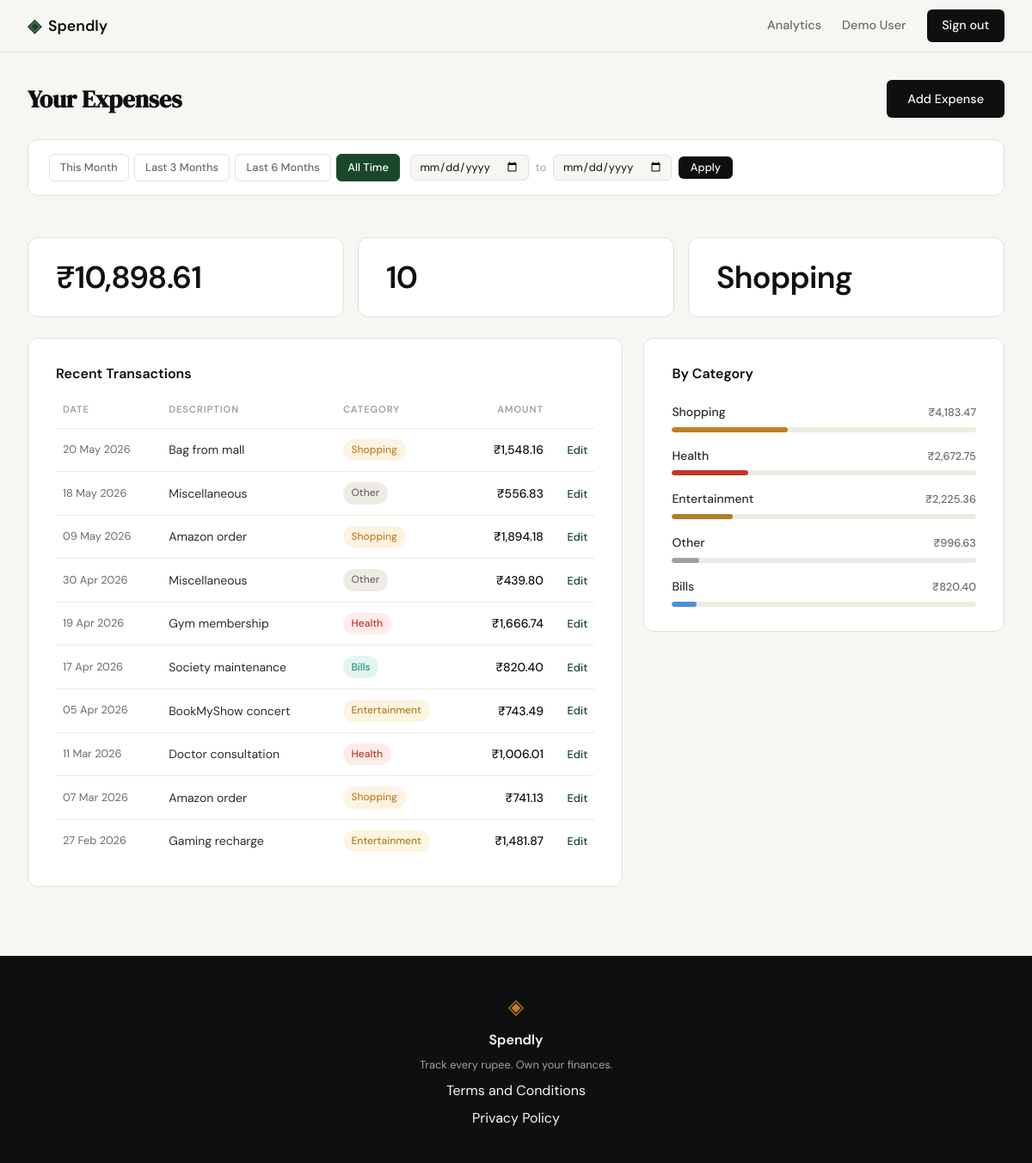
Screenshot of /profile (signed in) with the database file from the repository.
### tables this page shows
CREATE TABLE expenses (
            id          INTEGER PRIMARY KEY AUTOINCREMENT,
            user_id     INTEGER NOT NULL REFERENCES users(id),
            amount      REAL    NOT NULL,
            category    TEXT    NOT NULL,
            date        TEXT    NOT NULL,
            description TEXT,
            created_at  TEXT    DEFAULT (datetime('now'))
        );

### app.py (the view)
@app.route("/profile")
def profile():
    if not session.get("user_id"):
        return redirect(url_for("login"))
    user_id = session["user_id"]
    date_from = _parse_date(request.args.get("date_from", ""))
    date_to   = _parse_date(request.args.get("date_to",   ""))
    if date_from and date_to and date_from > date_to:
        flash("Start date must be before end date.", "error")
        date_from = date_to = None
    df_str = date_from.strftime("%Y-%m-%d") if date_from else None
    dt_str = date_to.strftime("%Y-%m-%d")   if date_to   else None
    today = date.today()
    preset_this_month = {
        "date_from": today.replace(day=1).strftime("%Y-%m-%d"),
        "date_to":   today.strftime("%Y-%m-%d"),
    }
    preset_last_3 = {
        "date_from": _months_ago(today, 3).strftime("%Y-%m-%d"),
        "date_to":   today.strftime("%Y-%m-%d"),
    }
    preset_last_6 = {
        "date_from": _months_ago(today, 6).strftime("%Y-%m-%d"),
        "date_to":   today.strftime("%Y-%m-%d"),
    }
    if df_str is None and dt_str is None:
        active_filter = "all"
    elif df_str == preset_this_month["date_from"] and dt_str == preset_this_month["date_to"]:
        active_filter = "this_month"
    elif df_str == preset_last_3["date_from"] and dt_str == preset_last_3["date_to"]:
        active_filter = "last_3"
    elif df_str == preset_last_6["date_from"] and dt_str == preset_last_6["date_to"]:
        active_filter = "last_6"
    else:
        active_filter = "custom"
    db_user = get_user_by_id(user_id)
    if db_user is None:
        abort(404)
    member_since = datetime.strptime(db_user["created_at"], "%Y-%m-%d %H:%M:%S").strftime("%d %b %Y")
    user = {
        "name": db_user["name"],
        "email": db_user["email"],
        "member_since": member_since,
    }
    transactions = [
        {
            "id":          row["id"],
            "date":        datetime.strptime(row["date"], "%Y-%m-%d").strftime("%d %b %Y"),
            "description": row["description"] or "",
            "category":    row["category"],
            "amount":      f"₹{row['amount']:,.2f}",
        }
        for row in get_expenses_by_user(user_id, date_from=df_str, date_to=dt_str)
    ]
    raw_stats = get_expense_stats(user_id, date_from=df_str, date_to=dt_str)
    stats = {
        "total_spent":       f"₹{raw_stats['total_spent']:,.2f}",
        "transaction_count": raw_stats["transaction_count"],
        "top_category":      raw_stats["top_category"],
    }
    raw_categories = get_category_breakdown(user_id, date_from=df_str, date_to=dt_str)
    grand_total = sum(row["total"] for row in raw_categories)
    categories = [
        {
            "name":       row["category"],
            "amount":     f"₹{row['total']:,.2f}",
            "percentage": round(row["total"] / grand_total * 100) if grand_total else 0,
        }
        for row in raw_categories
    ]
    return render_template(
        "profile.html",
        user=user,
        stats=stats,
        transactions=transactions,
        categories=categories,
        active_filter=active_filter,
        date_from=df_str or "",
        date_to=dt_str or "",
        preset_this_month=preset_this_month,
        preset_last_3=preset_last_3,
        preset_last_6=preset_last_6,
    )

### app.py (called while the page is built)
def _parse_date(value):
    if not value:
        return None
    try:
        return datetime.strptime(value, "%Y-%m-%d").date()
    except ValueError:
        return None

def _months_ago(today, n):
    m, y = today.month - n, today.year
    if m <= 0:
        m += 12
        y -= 1
    try:
        return date(y, m, today.day)
    except ValueError:
        return date(y, m, 1)

### database/db.py (called while the page is built)
def get_db():
    conn = sqlite3.connect(_DB_PATH)
    conn.row_factory = sqlite3.Row
    conn.execute("PRAGMA foreign_keys = ON")
    return conn

def get_user_by_id(user_id):
    conn = get_db()
    user = conn.execute(
        "SELECT id, name, email, created_at FROM users WHERE id = ?",
        (user_id,),
    ).fetchone()
    conn.close()
    return user

def _date_clause(date_from, date_to):
    if date_from and date_to:
        return " AND date BETWEEN ? AND ?", (date_from, date_to)
    return "", ()

def get_expenses_by_user(user_id, date_from=None, date_to=None):
    extra_sql, extra_params = _date_clause(date_from, date_to)
    conn = get_db()
    rows = conn.execute(
        "SELECT id, amount, category, date, description "
        "FROM expenses WHERE user_id = ?"
        + extra_sql +
        " ORDER BY date DESC",
        (user_id,) + extra_params,
    ).fetchall()
    conn.close()
    return rows

def get_expense_stats(user_id, date_from=None, date_to=None):
    extra_sql, extra_params = _date_clause(date_from, date_to)
    conn = get_db()
    agg = conn.execute(
        "SELECT SUM(amount) AS total, COUNT(*) AS cnt FROM expenses WHERE user_id = ?"
        + extra_sql,
        (user_id,) + extra_params,
    ).fetchone()
    top_row = conn.execute(
        "SELECT category, SUM(amount) AS cat_total "
        "FROM expenses WHERE user_id = ?"
        + extra_sql +
        " GROUP BY category ORDER BY cat_total DESC LIMIT 1",
        (user_id,) + extra_params,
    ).fetchone()
    conn.close()
    return {
        "total_spent":       agg["total"] if agg["total"] is not None else 0.0,
        "transaction_count": agg["cnt"]   if agg["cnt"]   is not None else 0,
        "top_category":      top_row["category"] if top_row else "—",
    }

### templates/profile.html (shortened to what this page needs)
{% extends "base.html" %}
{% block head %}
<link rel="stylesheet" href="{{ url_for('static', filename='css/profile.css') }}">
{% endblock %}
{% block content %}
<section class="profile-section">
    <div class="profile-inner">
        <div class="profile-header">
            <h1 class="profile-title">Your Expenses</h1>
            <a href="{{ url_for('add_expense') }}" class="btn-primary">Add Expense</a>
        </div>
        <div class="filter-bar">
            <div class="filter-presets">
                <a href="{{ url_for('profile', date_from=preset_this_month.date_from, date_to=preset_this_month.date_to) }}"
                   class="filter-preset{% if active_filter == 'this_month' %} filter-preset--active{% endif %}">This Month</a>
                <a href="{{ url_for('profile', date_from=preset_last_3.date_from, date_to=preset_last_3.date_to) }}"
                   class="filter-preset{% if active_filter == 'last_3' %} filter-preset--active{% endif %}">Last 3 Months</a>
                <a href="{{ url_for('profile', date_from=preset_last_6.date_from, date_to=preset_last_6.date_to) }}"
                   class="filter-preset{% if active_filter == 'last_6' %} filter-preset--active{% endif %}">Last 6 Months</a>
                <a href="{{ url_for('profile') }}"
                   class="filter-preset{% if active_filter == 'all' %} filter-preset--active{% endif %}">All Time</a>
            </div>
            <form method="GET" action="{{ url_for('profile') }}" class="filter-custom">
                <input type="date" name="date_from" value="{{ date_from }}" class="filter-date-input" aria-label="From date">
                <span class="filter-date-sep">to</span>
                <input type="date" name="date_to" value="{{ date_to }}" class="filter-date-input" aria-label="To date">
                <button type="submit" class="filter-apply-btn">Apply</button>
            </form>
        </div>
        <div class="profile-stats">
            <div class="profile-stat-card">
                <div class="profile-stat-value">{{ stats.total_spent }}</div>
            </div>
            <div class="profile-stat-card">
                <div class="profile-stat-value">{{ stats.transaction_count }}</div>
            </div>
            <div class="profile-stat-card">
                <div class="profile-stat-value">{{ stats.top_category }}</div>
            </div>
        </div>
        <div class="profile-main-grid">
            <div class="profile-card">
                <h2 class="profile-card-title">Recent Transactions</h2>
                <table class="txn-table">
                    <thead>
                        <tr>
                            <th class="txn-th">Date</th>
                            <th class="txn-th">Description</th>
                            <th class="txn-th">Category</th>
                            <th class="txn-th txn-th-right">Amount</th>
                            <th class="txn-th"></th>
                        </tr>
                    </thead>
                    <tbody>
                        {% if transactions %}
                            {% for txn in transactions %}
                            <tr class="txn-row">
                                <td class="txn-date">{{ txn.date }}</td>
                                <td class="txn-desc">{{ txn.description }}</td>
                                <td class="txn-cat">
                                    <span class="cat-badge cat-{{ txn.category | lower }}">
                                        {{ txn.category }}
                                    </span>
                                </td>
                                <td class="txn-amount">{{ txn.amount }}</td>
                                <td class="txn-actions">
                                    <a href="{{ url_for('edit_expense', id=txn.id) }}" class="txn-edit">Edit</a>
                                </td>
                            </tr>
                            {% endfor %}
                        {% else %}
                        <tr class="txn-row">
                            <td colspan="5" class="txn-empty-cell">No transactions found for this period.</td>
                        </tr>
                        {% endif %}
                    </tbody>
                </table>
            </div>
            <div class="profile-card">
                <h2 class="profile-card-title">By Category</h2>
                <div class="category-bars">
                    {% for cat in categories %}
                    <div class="cat-bar-row">
                        <div class="cat-bar-meta">
                            <span class="cat-bar-name">{{ cat.name }}</span>
                            <span class="cat-bar-amount">{{ cat.amount }}</span>
                        </div>
                        <div class="bar-track">
                            <div class="cat-bar-fill cat-bar-{{ cat.name | lower }}"
                                 style="width: {{ cat.percentage }}%"></div>
                        </div>
                    </div>
                    {% endfor %}
                </div>
            </div>
        </div>
    </div>
</section>
{% endblock %}

### static/css/style.css (style rules this page uses)
:root { --ink: #0f0f0f; --ink-soft: #2d2d2d; --ink-muted: #6b6b6b; --ink-faint: #a0a0a0; --paper: #f7f6f3; --paper-warm: #f0ede6; --paper-card: #ffffff; --accent: #1a472a; --accent-light: #e8f0eb; --accent-2: #c17f24; --accent-2-light: #fdf3e3; --danger: #c0392b; --danger-light: #fdecea; --border: #e4e1da; --border-soft: #eeebe4; --font-display: 'DM Serif Display', Georgia, serif; --font-body: 'DM Sans', system-ui, sans-serif; --max-width: 1200px; --auth-width: 440px; --radius-sm: 6px; --radius-md: 12px; --radius-lg: 20px; }
*, *::before, *::after { box-sizing: border-box; margin: 0; padding: 0; }
html { font-size: 16px; scroll-behavior: smooth; }
body { background: var(--paper); color: var(--ink); font-family: var(--font-body); font-size: 1rem; line-height: 1.6; -webkit-font-smoothing: antialiased; }
a { color: inherit; text-decoration: none; }
.btn-primary { display: inline-block; background: var(--ink); color: var(--paper); padding: 0.65rem 1.5rem; border-radius: var(--radius-sm); font-family: var(--font-body); font-size: 0.9rem; font-weight: 500; cursor: pointer; border: none; transition: background 0.2s; text-decoration: none; }

### rows the page displays
expenses: date "20 May 2026", description "Bag from mall", category "Shopping", amount "₹1,548.16"
expenses: date "18 May 2026", description "Miscellaneous", category "Other", amount "₹556.83"
expenses: date "09 May 2026", description "Amazon order", category "Shopping", amount "₹1,894.18"
expenses: date "30 Apr 2026", description "Miscellaneous", category "Other", amount "₹439.80"
expenses: date "19 Apr 2026", description "Gym membership", category "Health", amount "₹1,666.74"
expenses: date "17 Apr 2026", description "Society maintenance", category "Bills", amount "₹820.40"
expenses: date "05 Apr 2026", description "BookMyShow concert", category "Entertainment", amount "₹743.49"
expenses: date "11 Mar 2026", description "Doctor consultation", category "Health", amount "₹1,006.01"
expenses: date "07 Mar 2026", description "Amazon order", category "Shopping", amount "₹741.13"
expenses: date "27 Feb 2026", description "Gaming recharge", category "Entertainment", amount "₹1,481.87"

### other values shown
{{ stats.total_spent }} "₹10,898.61"
{{ stats.transaction_count }} "10"
{{ stats.top_category }} "Shopping"
{{ cat.name }} "Shopping" "Health" "Entertainment" "Other" "Bills"
{{ cat.amount }} "₹4,183.47" "₹2,672.75" "₹2,225.36" "₹996.63" "₹820.40"
